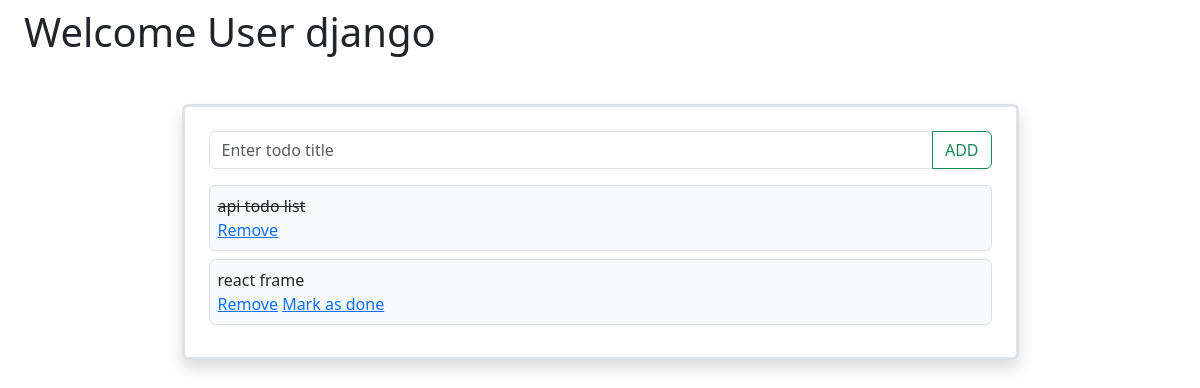
/index/ (signed in), run on an earlier commit of the app's database.
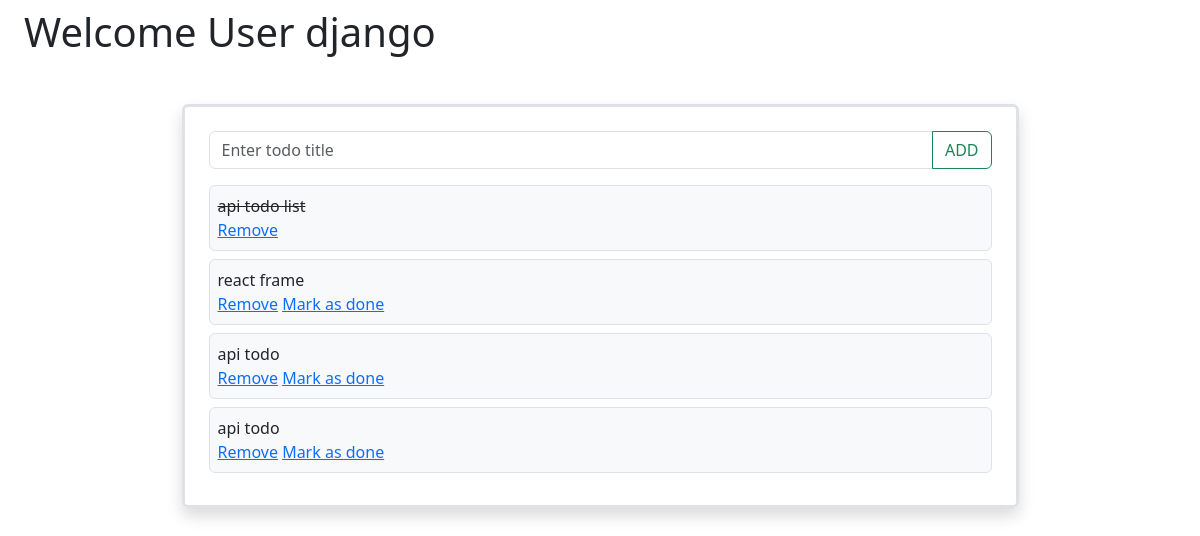
And on a later commit of the database.
### task/models.py (models this page shows, shortened)
class User(AbstractUser):
    phone=models.CharField(max_length=20,unique=True)

class Todo(models.Model):
    title=models.CharField(max_length=200)
    created_date=models.DateTimeField(auto_now=True)
    status=models.BooleanField(default=False)
    owner=models.ForeignKey(User,on_delete=models.CASCADE)

### task/views.py (the view, shortened to what this page needs)
# urls.py: path('index/',views.IndexView.as_view(),name="index"),
@method_decorator(decs,name="dispatch")
class IndexView(View):
    template_name="index.html"
    form_class=TodoForm
    def get(self,request,*args,**kwargs):
        qs=Todo.objects.filter(owner=request.user)
        form_instance=self.form_class()
        return render(request,self.template_name,{"form":form_instance,"data":qs})

### task/forms.py
class TodoForm(forms.ModelForm):
    class Meta:
        model=Todo
        fields=["title"]

### task/templates/index.html (shortened to what this page needs)
<!DOCTYPE html>
<html lang="en">
<head>
    <link href="https://cdn.jsdelivr.net/npm/bootstrap@5.3.3/dist/css/bootstrap.min.css" rel="stylesheet">
</head>
<body>
        <h1 class="mx-4 mt-2">Welcome User {{request.user}}</h1>
    <div class="container">
        <div class="w-75 border rounded border-3 shadow mx-auto mt-5 p-4">
            <div class="creat-box">
                <form action="" method="post">
                    <div class="input-group mb-3">
                        <input type="text" class="form-control" placeholder="Enter todo title" aria-label="Recipient's username" aria-describedby="button-addon2" name="title">
                        <button class="btn btn-outline-success" type="submit" id="button-addon2">ADD</button>
                      </div>
                </form>
                <div>
                    {%for t in data%}
                    <div class="w-100 border  rounded bg-body-tertiary mb-2 p-2">
                        {% if t.status %}
                        <div class="text-decoration-line-through">
                            {{t.title}}
                        </div>
                        {%else%}
                        <div >
                            {{t.title}}
                        </div>
                        {%endif%}
                        <div>
                            <a href="{% url 'todo-remove' t.id %}">Remove</a>
                            {%if t.status == False %}
                            <a href="{% url 'todo-change' t.id %}">Mark as done</a>
                            {%endif%}
                        </div>
                    </div>
                    {%endfor%}
                </div>
            </div>
        </div>
    </div>
</body>
</html>

What changed in the data, as far as the page shows it:
added Todo: title "api todo", status "Mark as done"
added Todo: title "api todo", status "Mark as done"
